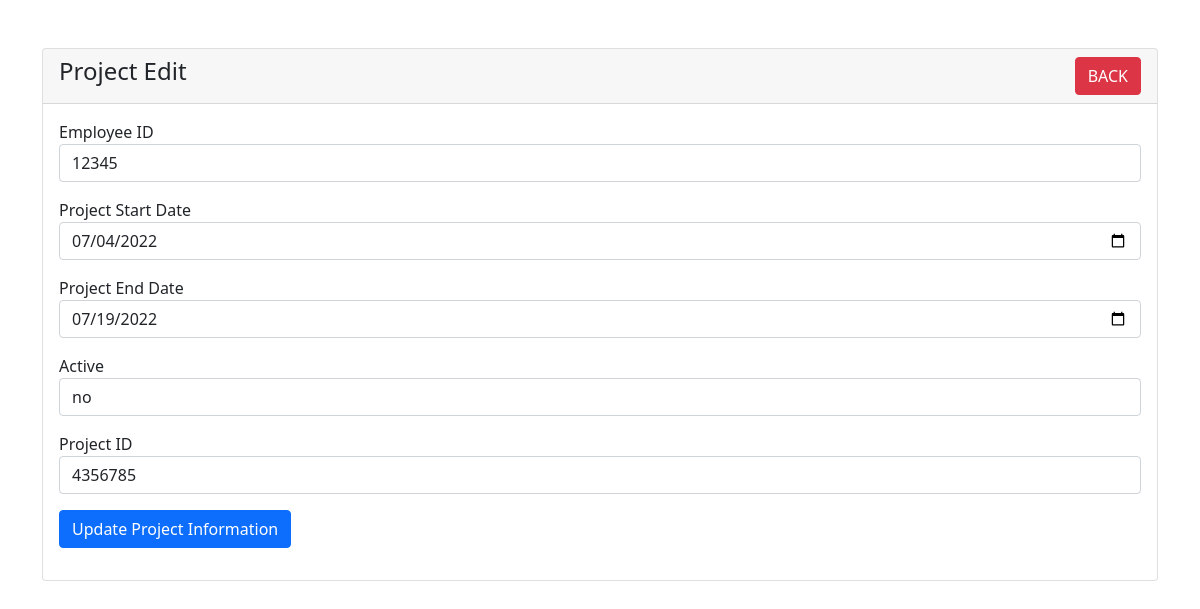
Screenshot of /project-edit.php?id=12345 with the database file from the repository.
### tables this page shows
CREATE TABLE `project_works_on` (
  `id` int(10) NOT NULL,
  `start_date` date DEFAULT NULL,
  `end_date` date DEFAULT NULL,
  `active` varchar(3) DEFAULT NULL,
  `project_id` bigint(10) DEFAULT NULL
);

### project-edit.php (the view, shortened to what this page needs)
<?php
require 'connect.php';
?>
<!doctype html>
<html lang="en">
  <head>
    <link href="https://cdn.jsdelivr.net/npm/bootstrap@5.1.3/dist/css/bootstrap.min.css" rel="stylesheet">
</head>
<body>
    <div class="container mt-5">
        <div class="row">
            <div class="col-md-12">
                <div class="card">
                    <div class="card-header">
                        <h4>Project Edit
                            <a href="project_works_on.php" class="btn btn-danger float-end">BACK</a>
                        </h4>
                    </div>
                    <div class="card-body">
                        <?php
                        if(isset($_GET['id']))
                        {
                            $employee_id = mysqli_real_escape_string($con, $_GET['id']);
                            $query = "SELECT * FROM project_works_on WHERE id='$employee_id' ";
                            $query_run = mysqli_query($con, $query);
                            if(mysqli_num_rows($query_run) > 0)
                            {
                                $project_works_on = mysqli_fetch_array($query_run);
                                ?>
                                <form action="code.php" method="POST">
                                    <div class="mb-3">
                                        <label>Employee ID</label>
                                        <input type="text" name="id" value="<?=$project_works_on['id'];?>" class="form-control">
                                    </div>
                                    <div class="mb-3">
                                        <label>Project Start Date</label>
                                        <input type="date" name="start_date" value="<?=$project_works_on['start_date'];?>" class="form-control">
                                    </div>
                                    <div class="mb-3">
                                        <label>Project End Date</label>
                                        <input type="date" name="end_date" value="<?=$project_works_on['end_date'];?>" class="form-control">
                                    </div>
                                    <div class="mb-3">
                                        <label>Active</label>
                                        <input type="text" name="active" value="<?=$project_works_on['active'];?>" class="form-control">
                                    </div>
                                    <div class="mb-3">
                                        <label>Project ID</label>
                                        <input type="text" name="project_id" value="<?=$project_works_on['project_id'];?>" class="form-control">
                                    </div>
                                    <div class="mb-3">
                                        <button type="submit" name="update_project" class="btn btn-primary">
                                            Update Project Information
                                        </button>
                                    </div>
                                </form>
                                <?php
                            }
                            else
                            {
                                echo "<h4>No Such Id Found</h4>";
                            }
                        }
                        ?>
                    </div>
                </div>
            </div>
        </div>
    </div>
</body>
</html>

### rows the page displays
project_works_on: id "12345", start_date "07/04/2022", end_date "07/19/2022", active "no", project_id "4356785"
